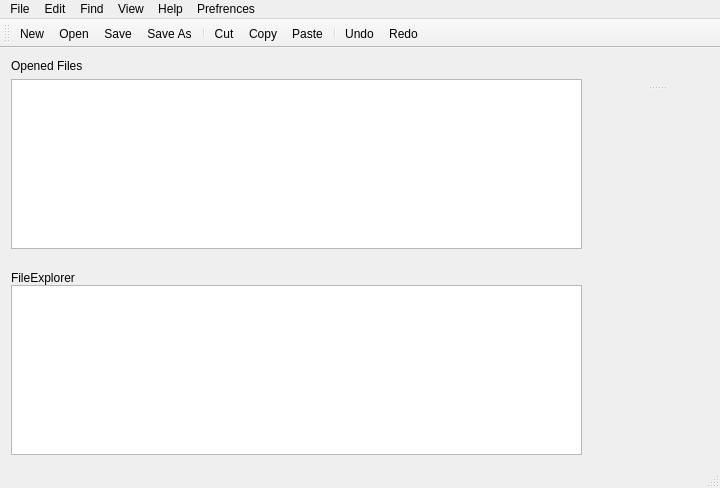
<?xml version="1.0" encoding="UTF-8"?>
<ui version="4.0">
 <class>MainWindow</class>
 <widget class="QMainWindow" name="MainWindow">
  <property name="geometry">
   <rect>
    <x>0</x>
    <y>0</y>
    <width>720</width>
    <height>488</height>
   </rect>
  </property>
  <property name="windowTitle">
   <string>SimpleCodeEditor</string>
  </property>
  <widget class="QWidget" name="centralWidget">
   <layout class="QGridLayout" name="gridLayout">
    <property name="leftMargin">
     <number>0</number>
    </property>
    <property name="topMargin">
     <number>0</number>
    </property>
    <property name="rightMargin">
     <number>0</number>
    </property>
    <property name="bottomMargin">
     <number>0</number>
    </property>
    <property name="spacing">
     <number>0</number>
    </property>
    <item row="0" column="0">
     <widget class="QSplitter" name="splitter_2">
      <property name="sizePolicy">
       <sizepolicy hsizetype="Expanding" vsizetype="Expanding">
        <horstretch>0</horstretch>
        <verstretch>0</verstretch>
       </sizepolicy>
      </property>
      <property name="orientation">
       <enum>Qt::Horizontal</enum>
      </property>
      <property name="handleWidth">
       <number>0</number>
      </property>
      <widget class="QSplitter" name="splitter">
       <property name="orientation">
        <enum>Qt::Vertical</enum>
       </property>
       <property name="handleWidth">
        <number>0</number>
       </property>
       <widget class="QWidget" name="layoutWidget">
        <layout class="QVBoxLayout" name="openedFiles">
         <item>
          <widget class="QLabel" name="label_2">
           <property name="sizePolicy">
            <sizepolicy hsizetype="Preferred" vsizetype="Preferred">
             <horstretch>0</horstretch>
             <verstretch>0</verstretch>
            </sizepolicy>
           </property>
           <property name="text">
            <string>Opened Files</string>
           </property>
          </widget>
         </item>
         <item>
          <widget class="QListWidget" name="listWidget">
           <property name="sizePolicy">
            <sizepolicy hsizetype="Expanding" vsizetype="Expanding">
             <horstretch>0</horstretch>
             <verstretch>0</verstretch>
            </sizepolicy>
           </property>
           <property name="styleSheet">
            <string notr="true"/>
           </property>
          </widget>
         </item>
        </layout>
       </widget>
       <widget class="QWidget" name="layoutWidget">
        <layout class="QVBoxLayout" name="fileExplorer">
         <property name="spacing">
          <number>0</number>
         </property>
         <item>
          <widget class="QLabel" name="label">
           <property name="sizePolicy">
            <sizepolicy hsizetype="Preferred" vsizetype="Preferred">
             <horstretch>0</horstretch>
             <verstretch>0</verstretch>
            </sizepolicy>
           </property>
           <property name="text">
            <string>FileExplorer</string>
           </property>
          </widget>
         </item>
         <item>
          <widget class="QTreeView" name="treeView">
           <property name="sizePolicy">
            <sizepolicy hsizetype="Expanding" vsizetype="Expanding">
             <horstretch>0</horstretch>
             <verstretch>0</verstretch>
            </sizepolicy>
           </property>
           <property name="styleSheet">
            <string notr="true"/>
           </property>
          </widget>
         </item>
        </layout>
       </widget>
      </widget>
      <widget class="QSplitter" name="splitter_3">
       <property name="orientation">
        <enum>Qt::Vertical</enum>
       </property>
       <widget class="QTabWidget" name="tabWidget">
        <property name="tabShape">
         <enum>QTabWidget::Triangular</enum>
        </property>
        <property name="documentMode">
         <bool>true</bool>
        </property>
        <property name="tabsClosable">
         <bool>true</bool>
        </property>
        <property name="movable">
         <bool>true</bool>
        </property>
       </widget>
       <widget class="QWidget" name="widget" native="true"/>
      </widget>
     </widget>
    </item>
   </layout>
  </widget>
  <widget class="QMenuBar" name="menuBar">
   <property name="geometry">
    <rect>
     <x>0</x>
     <y>0</y>
     <width>720</width>
     <height>22</height>
    </rect>
   </property>
   <widget class="QMenu" name="menuFile">
    <property name="title">
     <string>File</string>
    </property>
    <addaction name="actionNew"/>
    <addaction name="actionOpen"/>
    <addaction name="actionOpenDirectory"/>
    <addaction name="actionSave"/>
    <addaction name="actionSave_AS"/>
    <addaction name="actionSave_All"/>
    <addaction name="actionPrint"/>
    <addaction name="actionPrint_Preview"/>
    <addaction name="actionNew_Window"/>
    <addaction name="actionClose_Window"/>
    <addaction name="actionSettings"/>
    <addaction name="actionClose"/>
    <addaction name="actionClose_All_Files"/>
    <addaction name="actionExit"/>
   </widget>
   <widget class="QMenu" name="menuEdit">
    <property name="title">
     <string>Edit</string>
    </property>
    <widget class="QMenu" name="menuIndent">
     <property name="title">
      <string>Indent</string>
     </property>
     <addaction name="actionAdd_Indent"/>
     <addaction name="actionDecrease_Indent"/>
    </widget>
    <widget class="QMenu" name="menuLine">
     <property name="title">
      <string>Line</string>
     </property>
     <addaction name="actionDuplicate_Line"/>
    </widget>
    <widget class="QMenu" name="menuConvert_to">
     <property name="title">
      <string>Convert to</string>
     </property>
     <addaction name="actionUPPER_CASE"/>
     <addaction name="actionlower_case"/>
    </widget>
    <addaction name="actionUndo"/>
    <addaction name="actionRedo"/>
    <addaction name="separator"/>
    <addaction name="actionCut"/>
    <addaction name="actionCopy"/>
    <addaction name="actionPaste"/>
    <addaction name="separator"/>
    <addaction name="actionSelect_All"/>
    <addaction name="actionDeselect"/>
    <addaction name="menuIndent"/>
    <addaction name="menuLine"/>
    <addaction name="menuConvert_to"/>
   </widget>
   <widget class="QMenu" name="menuHelp">
    <property name="title">
     <string>Help</string>
    </property>
    <addaction name="actionAbout"/>
    <addaction name="actionAbout_QT"/>
   </widget>
   <widget class="QMenu" name="menuView">
    <property name="title">
     <string>View</string>
    </property>
    <widget class="QMenu" name="menuShow_Panels">
     <property name="title">
      <string>Show Panels</string>
     </property>
     <addaction name="actionFile_Explorer"/>
     <addaction name="actionOpened_Files"/>
    </widget>
    <widget class="QMenu" name="menuLine_Ending">
     <property name="title">
      <string>Line Ending</string>
     </property>
     <addaction name="actionWindows"/>
     <addaction name="actionMac"/>
     <addaction name="actionUnix"/>
    </widget>
    <widget class="QMenu" name="menuSyntax">
     <property name="title">
      <string>Syntax</string>
     </property>
     <addaction name="actionNormal"/>
     <addaction name="actionBash"/>
     <addaction name="actionBatch_File"/>
     <addaction name="actionC"/>
     <addaction name="actionCpp"/>
     <addaction name="actionCSharp"/>
     <addaction name="actionCMake"/>
     <addaction name="actionCoffeeScript"/>
     <addaction name="actionCSS"/>
     <addaction name="actionD"/>
     <addaction name="actionDiff"/>
     <addaction name="actionHTML"/>
     <addaction name="actionFortan"/>
     <addaction name="actionFortan77"/>
     <addaction name="actionJava"/>
     <addaction name="actionJavaScript"/>
     <addaction name="actionJSON"/>
     <addaction name="actionLua"/>
     <addaction name="actionMakeFile"/>
     <addaction name="actionMarkDown"/>
     <addaction name="actionMatLab"/>
     <addaction name="actionPascal"/>
     <addaction name="actionProperties"/>
     <addaction name="actionPerl"/>
     <addaction name="actionPython"/>
     <addaction name="actionRuby"/>
     <addaction name="actionYAML"/>
     <addaction name="actionTeX"/>
     <addaction name="actionSQL"/>
     <addaction name="actionXML"/>
    </widget>
    <addaction name="menuShow_Panels"/>
    <addaction name="menuLine_Ending"/>
    <addaction name="menuSyntax"/>
    <addaction name="actionWordWrap"/>
    <addaction name="actionShow_Linenumbers"/>
    <addaction name="actionToolBar"/>
   </widget>
   <widget class="QMenu" name="menuFind">
    <property name="title">
     <string>Find</string>
    </property>
    <addaction name="actionFind"/>
    <addaction name="actionFind_Prev"/>
    <addaction name="actionReplace"/>
    <addaction name="actionReplace_All"/>
   </widget>
   <widget class="QMenu" name="menuPrefrences">
    <property name="title">
     <string>Prefrences</string>
    </property>
    <widget class="QMenu" name="menuThemes">
     <property name="title">
      <string>Themes</string>
     </property>
    </widget>
    <addaction name="menuThemes"/>
   </widget>
   <addaction name="menuFile"/>
   <addaction name="menuEdit"/>
   <addaction name="menuFind"/>
   <addaction name="menuView"/>
   <addaction name="menuHelp"/>
   <addaction name="menuPrefrences"/>
  </widget>
  <widget class="QToolBar" name="mainToolBar">
   <attribute name="toolBarArea">
    <enum>TopToolBarArea</enum>
   </attribute>
   <attribute name="toolBarBreak">
    <bool>false</bool>
   </attribute>
   <addaction name="actionNew"/>
   <addaction name="actionOpen"/>
   <addaction name="actionSave"/>
   <addaction name="actionSave_AS"/>
   <addaction name="separator"/>
   <addaction name="actionCut"/>
   <addaction name="actionCopy"/>
   <addaction name="actionPaste"/>
   <addaction name="separator"/>
   <addaction name="actionUndo"/>
   <addaction name="actionRedo"/>
  </widget>
  <widget class="QStatusBar" name="statusBar"/>
  <action name="actionNew">
   <property name="icon">
    <iconset theme="document-new">
     <normaloff>.</normaloff>.</iconset>
   </property>
   <property name="text">
    <string>New</string>
   </property>
   <property name="shortcut">
    <string>Ctrl+N</string>
   </property>
  </action>
  <action name="actionOpen">
   <property name="icon">
    <iconset theme="document-open">
     <normaloff>.</normaloff>.</iconset>
   </property>
   <property name="text">
    <string>Open</string>
   </property>
   <property name="shortcut">
    <string>Ctrl+O</string>
   </property>
  </action>
  <action name="actionSave">
   <property name="icon">
    <iconset theme="document-save">
     <normaloff>.</normaloff>.</iconset>
   </property>
   <property name="text">
    <string>Save</string>
   </property>
   <property name="shortcut">
    <string>Ctrl+S</string>
   </property>
  </action>
  <action name="actionSave_AS">
   <property name="icon">
    <iconset theme="document-save-as">
     <normaloff>.</normaloff>.</iconset>
   </property>
   <property name="text">
    <string>Save As</string>
   </property>
   <property name="shortcut">
    <string>Ctrl+Shift+S</string>
   </property>
  </action>
  <action name="actionExit">
   <property name="icon">
    <iconset theme="window-close">
     <normaloff>.</normaloff>.</iconset>
   </property>
   <property name="text">
    <string>Exit</string>
   </property>
   <property name="shortcut">
    <string>Ctrl+Q</string>
   </property>
  </action>
  <action name="actionOpenDirectory">
   <property name="text">
    <string>Open Directory</string>
   </property>
  </action>
  <action name="actionCut">
   <property name="icon">
    <iconset theme="edit-cut">
     <normaloff>.</normaloff>.</iconset>
   </property>
   <property name="text">
    <string>Cut</string>
   </property>
   <property name="shortcut">
    <string>Ctrl+X</string>
   </property>
  </action>
  <action name="actionCopy">
   <property name="icon">
    <iconset theme="edit-copy">
     <normaloff>.</normaloff>.</iconset>
   </property>
   <property name="text">
    <string>Copy</string>
   </property>
   <property name="shortcut">
    <string>Ctrl+C</string>
   </property>
  </action>
  <action name="actionPaste">
   <property name="icon">
    <iconset theme="edit-paste">
     <normaloff>.</normaloff>.</iconset>
   </property>
   <property name="text">
    <string>Paste</string>
   </property>
   <property name="shortcut">
    <string>Ctrl+V</string>
   </property>
  </action>
  <action name="actionSelect_All">
   <property name="text">
    <string>Select All</string>
   </property>
   <property name="shortcut">
    <string>Ctrl+A</string>
   </property>
  </action>
  <action name="actionAbout">
   <property name="text">
    <string>About</string>
   </property>
  </action>
  <action name="actionAbout_QT">
   <property name="text">
    <string>About QT</string>
   </property>
  </action>
  <action name="actionClose">
   <property name="icon">
    <iconset theme="document-close">
     <normaloff>.</normaloff>.</iconset>
   </property>
   <property name="text">
    <string>Close</string>
   </property>
   <property name="shortcut">
    <string>Ctrl+W</string>
   </property>
  </action>
  <action name="actionUndo">
   <property name="icon">
    <iconset theme="edit-undo">
     <normaloff>.</normaloff>.</iconset>
   </property>
   <property name="text">
    <string>Undo</string>
   </property>
   <property name="shortcut">
    <string>Ctrl+Z</string>
   </property>
  </action>
  <action name="actionRedo">
   <property name="icon">
    <iconset theme="edit-redo">
     <normaloff>.</normaloff>.</iconset>
   </property>
   <property name="text">
    <string>Redo</string>
   </property>
   <property name="shortcut">
    <string>Ctrl+R</string>
   </property>
  </action>
  <action name="actionDeselect">
   <property name="text">
    <string>Deselect</string>
   </property>
   <property name="shortcut">
    <string>Ctrl+Shift+A</string>
   </property>
  </action>
  <action name="actionFile_Explorer">
   <property name="checkable">
    <bool>true</bool>
   </property>
   <property name="text">
    <string>File Explorer</string>
   </property>
  </action>
  <action name="actionOpened_Files">
   <property name="checkable">
    <bool>true</bool>
   </property>
   <property name="text">
    <string>Opened Files</string>
   </property>
  </action>
  <action name="actionNew_Window">
   <property name="icon">
    <iconset theme="window-new">
     <normaloff>.</normaloff>.</iconset>
   </property>
   <property name="text">
    <string>New Window</string>
   </property>
  </action>
  <action name="actionClose_Window">
   <property name="icon">
    <iconset theme="window-close">
     <normaloff>.</normaloff>.</iconset>
   </property>
   <property name="text">
    <string>Close Window</string>
   </property>
  </action>
  <action name="actionUnix">
   <property name="checkable">
    <bool>true</bool>
   </property>
   <property name="text">
    <string>Unix</string>
   </property>
  </action>
  <action name="actionWindows">
   <property name="checkable">
    <bool>true</bool>
   </property>
   <property name="text">
    <string>Windows</string>
   </property>
  </action>
  <action name="actionMac">
   <property name="checkable">
    <bool>true</bool>
   </property>
   <property name="text">
    <string>Mac</string>
   </property>
  </action>
  <action name="actionClose_All_Files">
   <property name="text">
    <string>Close All Files</string>
   </property>
  </action>
  <action name="actionFind">
   <property name="text">
    <string>Find</string>
   </property>
   <property name="shortcut">
    <string>Ctrl+F</string>
   </property>
  </action>
  <action name="actionFind_Prev">
   <property name="text">
    <string>Find Prev</string>
   </property>
  </action>
  <action name="actionReplace">
   <property name="text">
    <string>Replace</string>
   </property>
  </action>
  <action name="actionReplace_All">
   <property name="text">
    <string>Replace All</string>
   </property>
  </action>
  <action name="actionToolBar">
   <property name="checkable">
    <bool>true</bool>
   </property>
   <property name="checked">
    <bool>true</bool>
   </property>
   <property name="text">
    <string>ToolBar</string>
   </property>
  </action>
  <action name="actionJSON">
   <property name="checkable">
    <bool>true</bool>
   </property>
   <property name="text">
    <string>JSO&amp;N</string>
   </property>
  </action>
  <action name="actionBatch_File">
   <property name="checkable">
    <bool>true</bool>
   </property>
   <property name="text">
    <string>Batch F&amp;ile</string>
   </property>
  </action>
  <action name="actionCoffeeScript">
   <property name="checkable">
    <bool>true</bool>
   </property>
   <property name="text">
    <string>C&amp;offeeScript</string>
   </property>
  </action>
  <action name="actionCSharp">
   <property name="checkable">
    <bool>true</bool>
   </property>
   <property name="text">
    <string>C#</string>
   </property>
  </action>
  <action name="actionJava">
   <property name="checkable">
    <bool>true</bool>
   </property>
   <property name="text">
    <string>&amp;Java</string>
   </property>
  </action>
  <action name="actionCSS">
   <property name="checkable">
    <bool>true</bool>
   </property>
   <property name="text">
    <string>CSS</string>
   </property>
  </action>
  <action name="actionJavaScript">
   <property name="checkable">
    <bool>true</bool>
   </property>
   <property name="text">
    <string>Ja&amp;vaScript</string>
   </property>
  </action>
  <action name="actionMakeFile">
   <property name="checkable">
    <bool>true</bool>
   </property>
   <property name="text">
    <string>Ma&amp;keFile</string>
   </property>
  </action>
  <action name="actionMatLab">
   <property name="checkable">
    <bool>true</bool>
   </property>
   <property name="text">
    <string>MatLab</string>
   </property>
  </action>
  <action name="actionPascal">
   <property name="checkable">
    <bool>true</bool>
   </property>
   <property name="text">
    <string>&amp;Pascal</string>
   </property>
  </action>
  <action name="actionPython">
   <property name="checkable">
    <bool>true</bool>
   </property>
   <property name="text">
    <string>P&amp;ython</string>
   </property>
  </action>
  <action name="actionBash">
   <property name="checkable">
    <bool>true</bool>
   </property>
   <property name="text">
    <string>&amp;Bash</string>
   </property>
  </action>
  <action name="actionCMake">
   <property name="checkable">
    <bool>true</bool>
   </property>
   <property name="text">
    <string>CMake</string>
   </property>
  </action>
  <action name="actionCpp">
   <property name="checkable">
    <bool>true</bool>
   </property>
   <property name="text">
    <string>C++</string>
   </property>
  </action>
  <action name="actionFortan">
   <property name="checkable">
    <bool>true</bool>
   </property>
   <property name="text">
    <string>&amp;Fortan</string>
   </property>
  </action>
  <action name="actionXML">
   <property name="checkable">
    <bool>true</bool>
   </property>
   <property name="text">
    <string>&amp;XML</string>
   </property>
  </action>
  <action name="actionLua">
   <property name="checkable">
    <bool>true</bool>
   </property>
   <property name="text">
    <string>&amp;Lua</string>
   </property>
  </action>
  <action name="actionMarkDown">
   <property name="checkable">
    <bool>true</bool>
   </property>
   <property name="text">
    <string>&amp;MarkDown</string>
   </property>
  </action>
  <action name="actionPerl">
   <property name="checkable">
    <bool>true</bool>
   </property>
   <property name="text">
    <string>P&amp;erl</string>
   </property>
  </action>
  <action name="actionRuby">
   <property name="checkable">
    <bool>true</bool>
   </property>
   <property name="text">
    <string>&amp;Ruby</string>
   </property>
  </action>
  <action name="actionSQL">
   <property name="checkable">
    <bool>true</bool>
   </property>
   <property name="text">
    <string>&amp;SQL</string>
   </property>
  </action>
  <action name="actionTeX">
   <property name="checkable">
    <bool>true</bool>
   </property>
   <property name="text">
    <string>&amp;TeX</string>
   </property>
  </action>
  <action name="actionC">
   <property name="checkable">
    <bool>true</bool>
   </property>
   <property name="text">
    <string>C</string>
   </property>
  </action>
  <action name="actionYAML">
   <property name="checkable">
    <bool>true</bool>
   </property>
   <property name="text">
    <string>YAML</string>
   </property>
  </action>
  <action name="actionNormal">
   <property name="checkable">
    <bool>true</bool>
   </property>
   <property name="text">
    <string>Normal</string>
   </property>
  </action>
  <action name="actionDiff">
   <property name="checkable">
    <bool>true</bool>
   </property>
   <property name="text">
    <string>Diff</string>
   </property>
  </action>
  <action name="actionFortan77">
   <property name="checkable">
    <bool>true</bool>
   </property>
   <property name="text">
    <string>Fortan&amp;77</string>
   </property>
  </action>
  <action name="actionD">
   <property name="checkable">
    <bool>true</bool>
   </property>
   <property name="text">
    <string>&amp;D</string>
   </property>
  </action>
  <action name="actionProperties">
   <property name="checkable">
    <bool>true</bool>
   </property>
   <property name="text">
    <string>Properties</string>
   </property>
  </action>
  <action name="actionShow_Linenumbers">
   <property name="checkable">
    <bool>true</bool>
   </property>
   <property name="checked">
    <bool>true</bool>
   </property>
   <property name="text">
    <string>Show Linenumbers</string>
   </property>
  </action>
  <action name="actionHTML">
   <property name="checkable">
    <bool>true</bool>
   </property>
   <property name="text">
    <string>HTML</string>
   </property>
  </action>
  <action name="actionStatusBar">
   <property name="checkable">
    <bool>true</bool>
   </property>
   <property name="checked">
    <bool>true</bool>
   </property>
   <property name="text">
    <string>StatusBar</string>
   </property>
  </action>
  <action name="actionWordWrap">
   <property name="checkable">
    <bool>true</bool>
   </property>
   <property name="checked">
    <bool>true</bool>
   </property>
   <property name="text">
    <string>WordWrap</string>
   </property>
  </action>
  <action name="actionSettings">
   <property name="text">
    <string>Settings</string>
   </property>
  </action>
  <action name="actionPrint">
   <property name="text">
    <string>Print</string>
   </property>
  </action>
  <action name="actionPrint_Preview">
   <property name="text">
    <string>Print Preview</string>
   </property>
  </action>
  <action name="actionAdd_Indent">
   <property name="text">
    <string>Add Indent</string>
   </property>
  </action>
  <action name="actionDecrease_Indent">
   <property name="text">
    <string>Decrease Indent</string>
   </property>
  </action>
  <action name="actionPrefrences">
   <property name="text">
    <string>Prefrences</string>
   </property>
  </action>
  <action name="actionSave_All">
   <property name="text">
    <string>Save All</string>
   </property>
  </action>
  <action name="actionDuplicate_Line">
   <property name="text">
    <string>Duplicate Line</string>
   </property>
  </action>
  <action name="actionUPPER_CASE">
   <property name="text">
    <string>UPPER CASE</string>
   </property>
  </action>
  <action name="actionlower_case">
   <property name="text">
    <string>lower case</string>
   </property>
  </action>
 </widget>
 <layoutdefault spacing="6" margin="11"/>
 <resources/>
 <connections/>
</ui>
